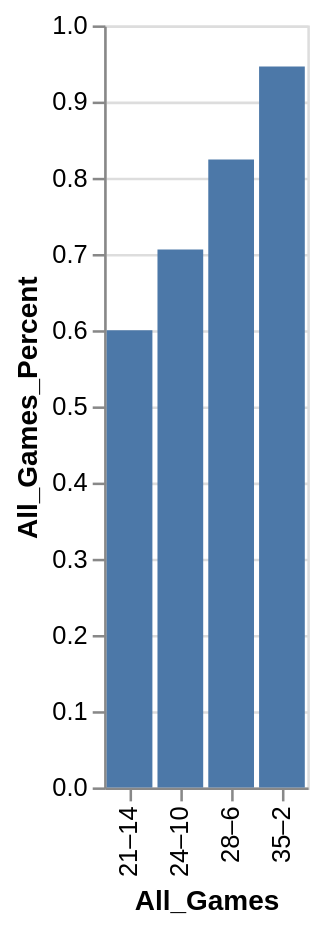

Describe this chart as a Vega-Lite specification.
### Vega-Lite specification from a JSON file in a GitHub repository (floating-point values rounded to 4 significant figures)
{"data": {"values": [{"x_data": "21–14", "y_data": 0.6}, {"x_data": "24–10", "y_data": 0.706}, {"x_data": "28–6", "y_data": 0.824}, {"x_data": "35–2", "y_data": 0.946}]}, "mark": "bar", "encoding": {"x": {"field": "x_data", "type": "nominal", "title": "All_Games", "sort": {"op": "sum", "field": "y_data", "order": "ascending"}}, "y": {"field": "y_data", "type": "quantitative", "title": "All_Games_Percent"}}}
